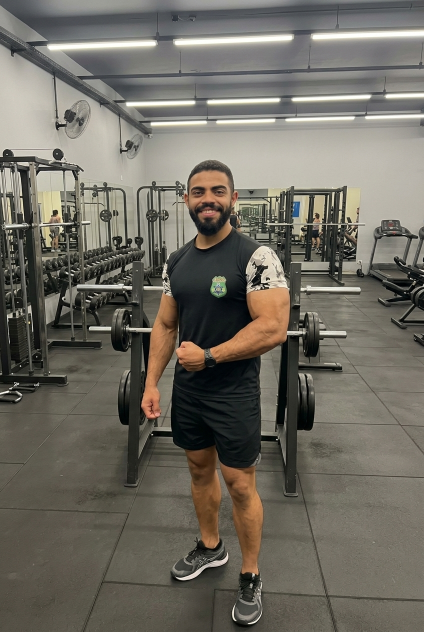
#> input picture assets/fotos-originais/aluno-1.jpeg, 848 x 1264 px (shown at 1/2 size); its folder holds 4 pictures in this run
$ python recortar_fotos.py
#> lines starting #> are read from the running program, lines starting #| are printed output that depends on the picture
#!/usr/bin/env python3
"""Exporta os retratos dos quatro alunos em WebP 4:5 a partir dos JPEGs recebidos.

Reproduza os mesmos enquadramentos sem qualquer IA ou deformação:
  python -m pip install Pillow
  python scripts/recortar_fotos.py

Os arquivos em public/alunos/ já vêm prontos. O build React não requer Python.
"""
from pathlib import Path
from PIL import Image, ImageOps

ROOT = Path(__file__).resolve().parents[1]
FONTE = ROOT / "assets" / "fotos-originais"
SAIDA = ROOT / "public" / "alunos"
DIMENSAO_ORIGINAL = (848, 1264)
TAMANHO_FINAL = (480, 600)

# Posições verificadas visualmente nas novas fotos do cliente.
# Cada corte concentra o rosto e os ombros, sem preencher áreas externas.
# O enquadramento de Fabiano é ligeiramente mais fechado para compensar a
# menor escala do rosto na foto original, mantendo o mesmo padrão 4:5.
CORTES = {
    1: (245, 250, 585, 675),  # João
    2: (296, 245, 596, 620),  # Fabiano Marques
    3: (245, 255, 585, 680),  # Marcela Oliveira
    4: (250, 260, 590, 685),  # Juliana Santos
}


def executar():
    SAIDA.mkdir(parents=True, exist_ok=True)
    for indice, caixa in CORTES.items():
        origem = FONTE / f"aluno-{indice}.jpeg"
        saida = SAIDA / f"aluno-{indice}.webp"
        with Image.open(origem) as foto:
#> foto is the input picture: PIL image 848x1264 RGB; mean R, G, B 110.9, 107, 97.5
            foto = ImageOps.exif_transpose(foto).convert("RGB")
            if foto.size != DIMENSAO_ORIGINAL:
                raise ValueError(f"Dimensões inesperadas para {origem.name}: {foto.size}")
            x0, y0, x1, y1 = caixa
            w, h = x1 - x0, y1 - y0
            if w * 5 != h * 4 or not (0 <= x0 < x1 <= foto.width and 0 <= y0 < y1 <= foto.height):
                raise ValueError(f"Recorte inválido ou fora da proporção 4:5: {origem.name}: {caixa}")
            retrato = foto.crop(caixa).resize(TAMANHO_FINAL, Image.Resampling.LANCZOS)
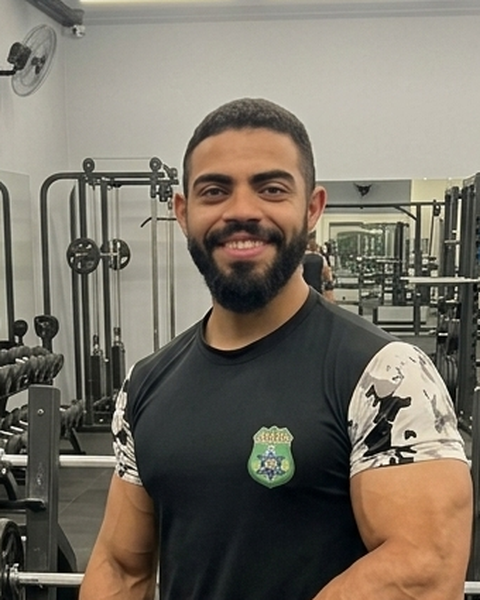
#> retrato: PIL image 480x600 RGB; mean R, G, B 120.2, 113.1, 101.2
            retrato.save(saida, "WEBP", quality=91, method=6)
            print(f"{origem.name}: {caixa} -> {saida.relative_to(ROOT)} ({TAMANHO_FINAL[0]}×{TAMANHO_FINAL[1]})")
#> pass 2 of the loop in executar, `for indice, caixa in CORTES.items():`:
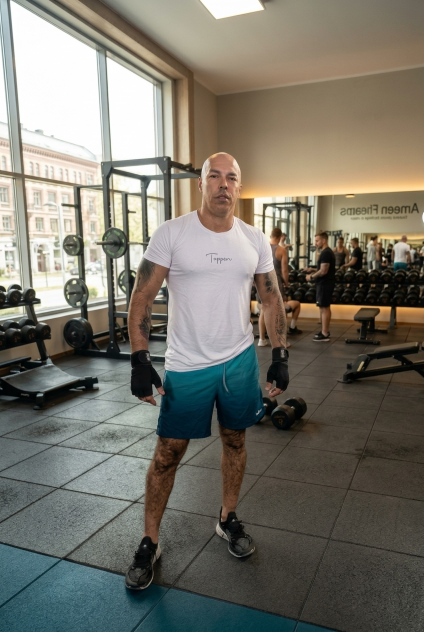
#> input picture assets/fotos-originais/aluno-2.jpeg, 848 x 1264 px (shown at 1/2 size)
#> in executar, foto is the input picture: PIL image 848x1264 RGB; mean R, G, B 120.1, 117.1, 106.7
#> in executar, `retrato = foto.crop(caixa).resize(TAMANHO_FINAL, Image.Resampling.LANC..`:
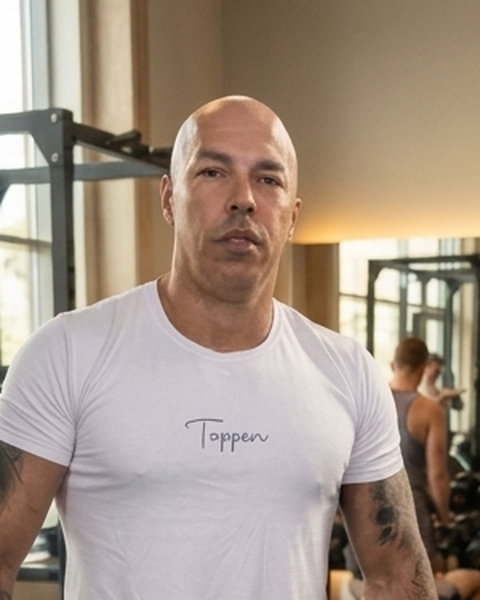
#> retrato: PIL image 480x600 RGB; mean R, G, B 165.3, 149.2, 134.8
#> pass 3 of the loop in executar, `for indice, caixa in CORTES.items():`:
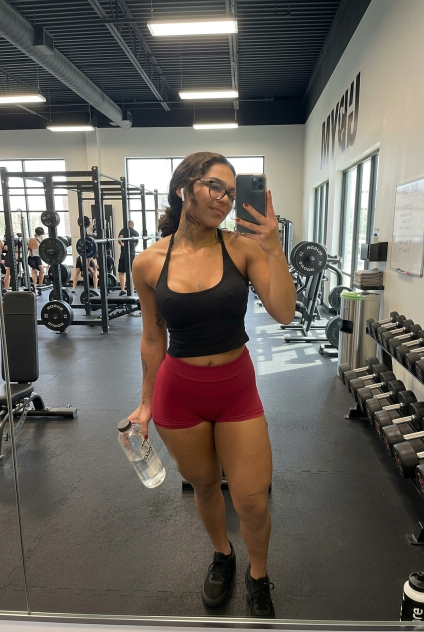
#> input picture assets/fotos-originais/aluno-3.jpeg, 848 x 1264 px (shown at 1/2 size)
#> in executar, foto is the input picture: PIL image 848x1264 RGB; mean R, G, B 105.1, 98.8, 92.1
#> in executar, `retrato = foto.crop(caixa).resize(TAMANHO_FINAL, Image.Resampling.LANC..`:
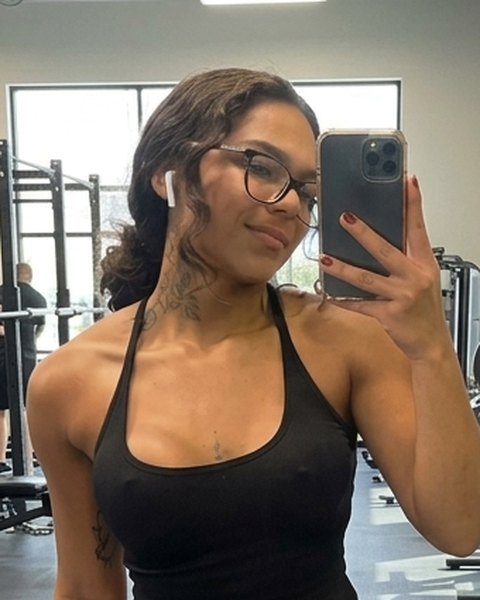
#> retrato: PIL image 480x600 RGB; mean R, G, B 131, 115.5, 101.2
#> the loop made 4 passes; the first 3 are shown


if __name__ == "__main__":
    executar()
